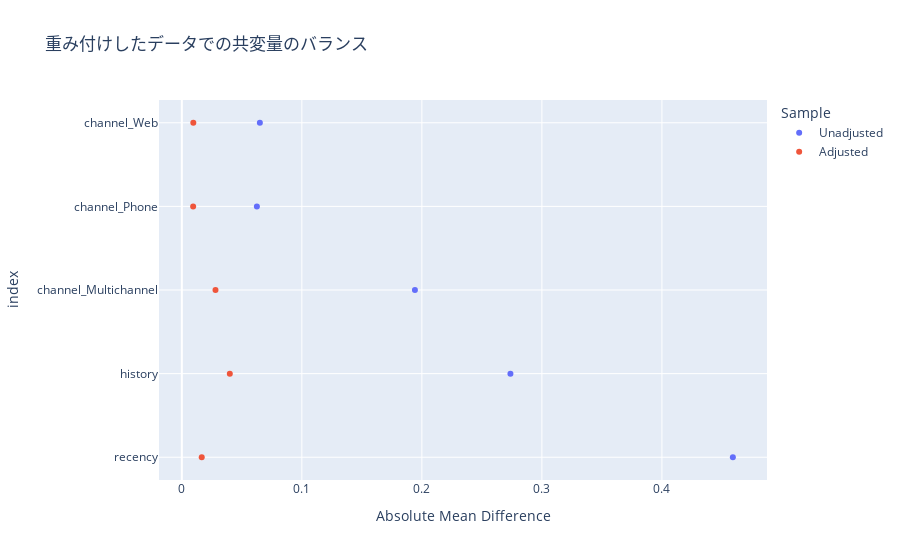

Notebook cell for this chart:
### Markdown cell above
### 重み付きデータでの共変量のバランス

### Code cell
balance_df = pd.concat([
    pd.DataFrame({'Absolute Mean Difference': unadjusted_amd, 'Sample': 'Unadjusted'}),
    pd.DataFrame({'Absolute Mean Difference': after_weighted_amd, 'Sample': 'Adjusted'})
])
fig = px.scatter(balance_df, x='Absolute Mean Difference', y=balance_df.index, color='Sample',
                title='重み付けしたデータでの共変量のバランス')
fig.show()

### Figure 1 — Plotly figure (JSON) as saved in the notebook; plotly's stock layout.template omitted (floating-point values rounded to 4 significant figures)
{"data": [{"hovertemplate": "Sample=Unadjusted<br>Absolute Mean Difference=%{x}<br>index=%{y}<extra></extra>", "legendgroup": "Unadjusted", "marker": {"color": "#636efa", "symbol": "circle"}, "mode": "markers", "name": "Unadjusted", "orientation": "h", "showlegend": true, "type": "scatter", "x": [0.4591, 0.2738, 0.1942, 0.06252, 0.06501], "xaxis": "x", "y": ["recency", "history", "channel_Multichannel", "channel_Phone", "channel_Web"], "yaxis": "y"}, {"hovertemplate": "Sample=Adjusted<br>Absolute Mean Difference=%{x}<br>index=%{y}<extra></extra>", "legendgroup": "Adjusted", "marker": {"color": "#EF553B", "symbol": "circle"}, "mode": "markers", "name": "Adjusted", "orientation": "h", "showlegend": true, "type": "scatter", "x": [0.01657, 0.03998, 0.02805, 0.009435, 0.009569], "xaxis": "x", "y": ["recency", "history", "channel_Multichannel", "channel_Phone", "channel_Web"], "yaxis": "y"}], "layout": {"legend": {"title": {"text": "Sample"}, "tracegroupgap": 0}, "title": {"text": "重み付けしたデータでの共変量のバランス"}, "xaxis": {"anchor": "y", "domain": [0, 1], "title": {"text": "Absolute Mean Difference"}}, "yaxis": {"anchor": "x", "domain": [0, 1], "title": {"text": "index"}}}}
